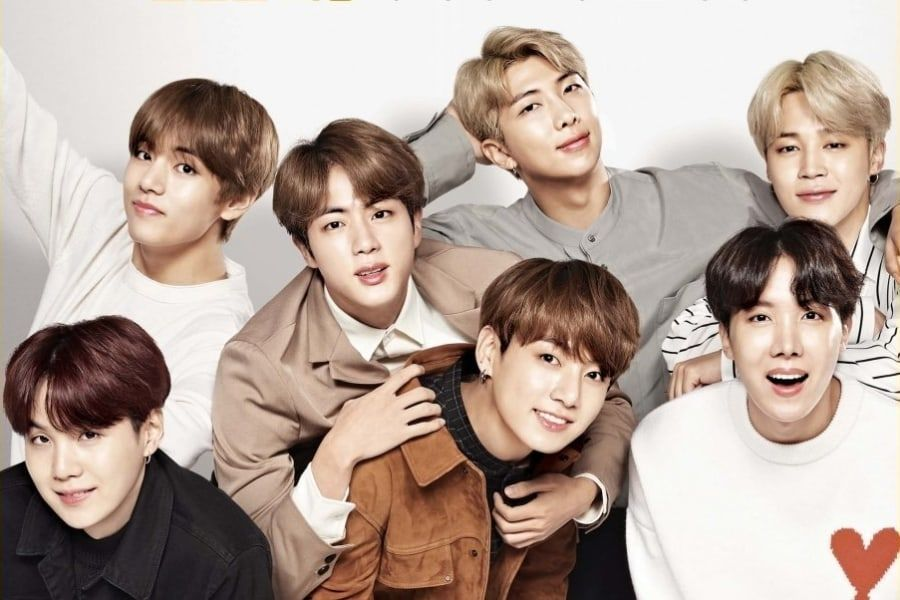
#> input picture day14cv/bts.jpg, 900 x 600 px
$ python mycv07.py
#> lines starting #> are read from the running program, lines starting #| are printed output that depends on the picture
import cv2

# 이미지의 얼굴만 추출

face_cascade = cv2.CascadeClassifier('../haarcascades/haarcascade_frontalface_default.xml')
eye_casecade = cv2.CascadeClassifier('../haarcascades/haarcascade_eye.xml')

img = cv2.imread('bts.jpg')
#> img is the input picture: shape (600, 900, 3); mean B, G, R 153.1, 163, 180.7
gray = cv2.cvtColor(img, cv2.COLOR_BGR2GRAY)
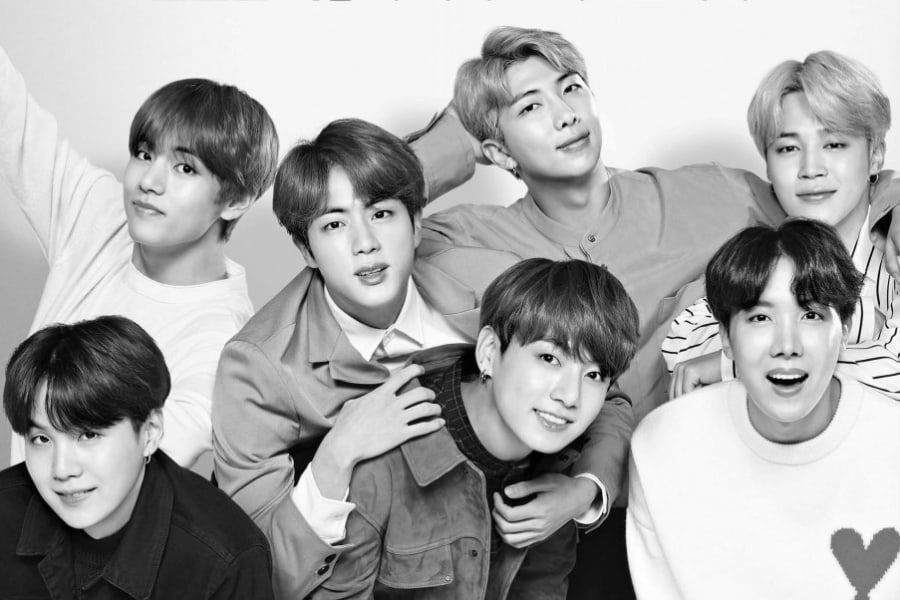
#> gray: shape (600, 900); min 0, max 255, mean 167.1
faces = face_cascade.detectMultiScale(gray, 1.3,5)
#> faces = [[751, 100, 122, 122]]
imgNum  = 0
for (x,y,w,h) in faces:
    cropped = img[y - int(h / 4):y + h + int(h / 4), x - int(w / 4):x + w + int(w / 4)]
    # 이미지를 저장
    cv2.imwrite("thumbnail" + str(imgNum) + ".jpg", cropped)
    imgNum += 1
#> this loop made 1 pass
#> (x, y, w, h, imgNum) on pass 1: (751, 100, 122, 122, 1)
#> pass 1, `cropped = img[y - int(h / 4):y + h + int(h / 4), x - int(w / 4):x + w ..`:
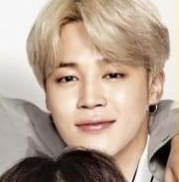
#> cropped: shape (182, 179, 3); mean B, G, R 146, 161.3, 181.7
#> after the loop, imgNum = 1

    # [6 lines of commented-out code are left out]

cv2.imshow('bts.jpg', img)
cv2.waitKey(0)
cv2.destroyAllWindows()
